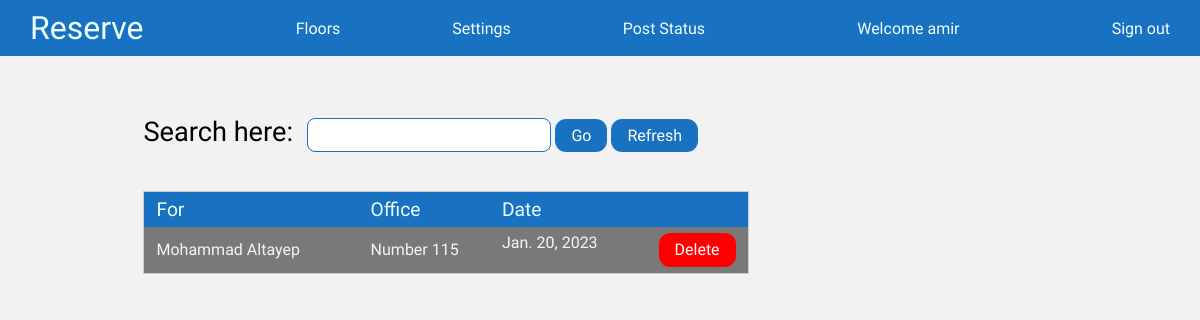
The page /reserved/ (signed in) on the database as committed earlier.
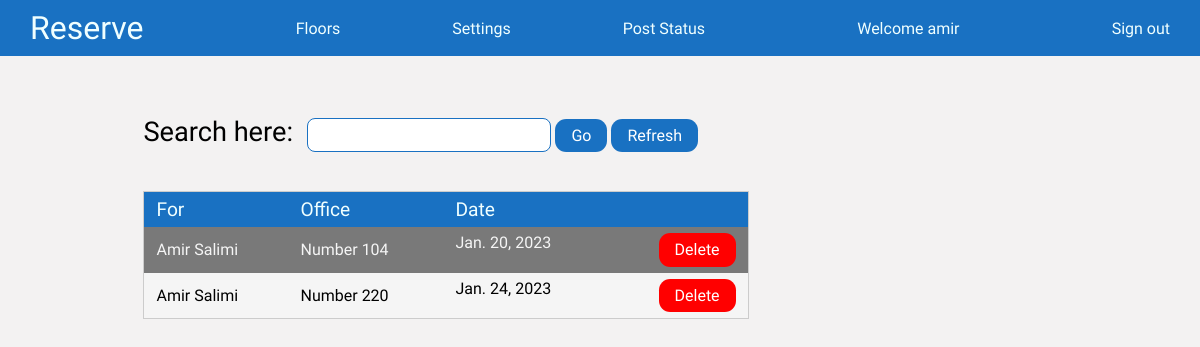
The same page on the database as committed later.
### Office/models.py (models this page shows, shortened)
class Reserve(models.Model):
     staff = models.ForeignKey(CustomUser, on_delete=models.PROTECT)
     datum = models.DateField()
     room = models.ForeignKey(FloorsDB, on_delete=models.PROTECT)

class FloorsDB(models.Model):
    status_of_floors = (
        (1, 'First floor'), (2, 'Second floor'), (3, 'Third floor')
    )
    floor = models.IntegerField(choices=status_of_floors)
    officeName = models.CharField(max_length=35)
    isActive = models.BooleanField(default=True)
    def __str__(self):
        return f'Number {self.officeName}'

### members/models.py (models this page shows)
class CustomUser(models.Model):
    user = models.OneToOneField(User, on_delete=models.CASCADE, related_name="profile")
    first_name = models.CharField(max_length=50, blank=True, null=True)
    last_name = models.CharField(max_length=50, blank=True, null=True)
    isActive = models.BooleanField(default=True)
    email = models.EmailField(blank=True, null=True)
    office = models.ForeignKey(Office, on_delete=models.PROTECT, blank=True, null=True)
    department = models.ForeignKey(Department, on_delete=models.PROTECT, blank=True, null=True)
    def __str__(self):
        return f'{self.first_name} {self.last_name}'

### Office/views.py (the view)
# urls.py: path('reserved/', officeViews.reservedViews, name='reserved'),
@login_required
def reservedViews(request):
    offices = Reserve.objects.all()
    context = {
        'offices': offices
    }
    return render(request, 'Office/reserved.html', context)

### templates/Office/reserved.html (shortened to what this page needs)
{% extends 'base_floors.html' %}
{% load static %}
{% block styles %}
<link rel="stylesheet" href="{% static 'styles/navbar.css' %}">
<link rel="stylesheet" href="{% static 'styles/post.css' %}">
{% endblock %}
{% block post %}
<a href="/settings/post/" class="navMenuItemLink">Post Status</a>
{% endblock %}
{% block body %}
<div class="postBase">
    <div class="postContent">
        <div class="postSearch">
            <label for="postSearchInput">Search here: </label>
            <input type="text" id="postSearchInput">
            <div>
                <button type="submit">Go</button>
                <button class="postSearchRefresh">Refresh</button>
            </div>
        </div>
        <div class="postShow">
            <table>
                <tbody>
                    <tr class="postShowHead">
                        <td>For</td>
                        <td>Office</td>
                        <td>Date</td>
                    </tr>
                    {% if offices %}
                    {% for office in offices %}
                    <tr class="postShowResult">
                        <td class="result ">{{ office.staff }}</td>
                        <td class="result">{{ office.room }}</td>
                        <td class="result">{{ office.datum }}
                            <a style="float: right;" href="/reserved_delete/{{ office.id }}">Delete</a>
                        </td>
                    </tr>
                    {% endfor %}
                    {% endif %}
                </tbody>
            </table>
        </div>
    </div>
</div>
{% endblock %}

### templates/base_floors.html (shortened to what this page needs)
{% load static %}
<!DOCTYPE html>
<html lang="en">
<head>
    {% block styles %} {% endblock %}
</head>
<body>
    <div class="base">
        <header>
            <nav class="navbar">
                <a href="/reserved/" class="navLogo">Reserve</a>
                <ul class="navMenu">
                    <li class="navMenuItem">
                        <a class="navMenuItemLink">Floors</a>
                    </li>
                    <li class="navMenuItem">
                        <a class="navMenuItemLink">Settings</a>
                    </li>
                    <li class="navMenuItem">
                        {% block post %}
                        {% endblock %}
                    </li>
                </ul>
                <div class="welcome">Welcome {{ request.user.username }}</div>
                <div class="logout"><a href="/members/logout_user/">Sign out</a></div>
            </nav>
        </header>
        {% block body %}
        {% endblock %}
    </div>
</body>
</html>

### static/styles/navbar.css (style rules this page uses)
* { font-family: "Fredoka One"; padding: 0; margin: 0; }
.base { height: 100vh; }
header { background-color: #1971c2; }
li { cursor: pointer; }
.navLogo { color: azure; font-size: 2rem; text-decoration: none; }
.navbar { min-height: 7vh; display: flex; justify-content: space-between; align-items: center; padding: 0 2.5%; }
.navMenu { display: flex; justify-content: space-between; align-items: center; gap: 7rem; }
.navMenuItem { list-style: none; justify-content: start; transition: 0.7s; }
.navMenuItemLink { transition: 0.7s ease; color: azure; text-decoration: none; }
.welcome { color: azure; }
.logout { color: azure; cursor: pointer; transition: 0.7s; }
.logout a { text-decoration: none; color: azure; }

### static/styles/post.css (style rules this page uses)
.postBase { height: 93vh; background-color: #f3f2f2; }
.postContent { width: 65%; margin: 0 25% 0 10%; padding: 5% 0 3% 0; box-sizing: border-box; }
.postSearch { margin-bottom: 5%; margin-left: 3%; }
.postSearch label { font-size: 1.7rem; margin: 0 1% 0 0; }
.postSearch input { width: 30%; line-height: 2rem; border-radius: 0.5rem; border: 1px solid #1971c2; font-size: 1.1rem; padding: 0 1%; overflow: scroll; }
.postSearch button { cursor: pointer; color: #fff; background-color: #1971c2; border-color: #1971c2; text-align: center; border: none; padding: 0.45rem 1rem; font-size: 1rem; border-radius: 0.7rem; }
.postSearch > div { display: inline; }
.postShow { margin-left: 3%; margin-bottom: 3%; }
.postShow table { display: table; border: 1px solid #ccc; border-collapse: collapse; border-spacing: 0; width: 80%; }
.postShow tr { display: table-row; vertical-align: middle; }
.postShow td { padding: 1% 2%; }
.postShowHead td { background-color: #1971c2; color: azure; font-weight: lighter; font-size: 1.2rem; }
.postShow tr:nth-child(odd) { background-color: whitesmoke; }
.postShow tr:nth-child(even) { background-color: rgb(121, 121, 121); color: whitesmoke; }
.postShow tbody { display: table-row-group; vertical-align: middle; }
.postAdd button, .result a { cursor: pointer; color: #fff; background-color: #1971c2; border-color: #1971c2; text-align: center; border: none; padding: 0.45rem 1rem; font-size: 1rem; border-radius: 0.7rem; text-decoration: none; }
.result a { background-color: red; border-color: red; }

Rows that differ between the two databases and show on the page:
removed Reserve: staff "Mohammad Altayep", room "Number 115", datum "Jan. 20, 2023"
added Reserve: staff "Amir Salimi", room "Number 104", datum "Jan. 20, 2023"
added Reserve: staff "Amir Salimi", room "Number 220", datum "Jan. 24, 2023"
